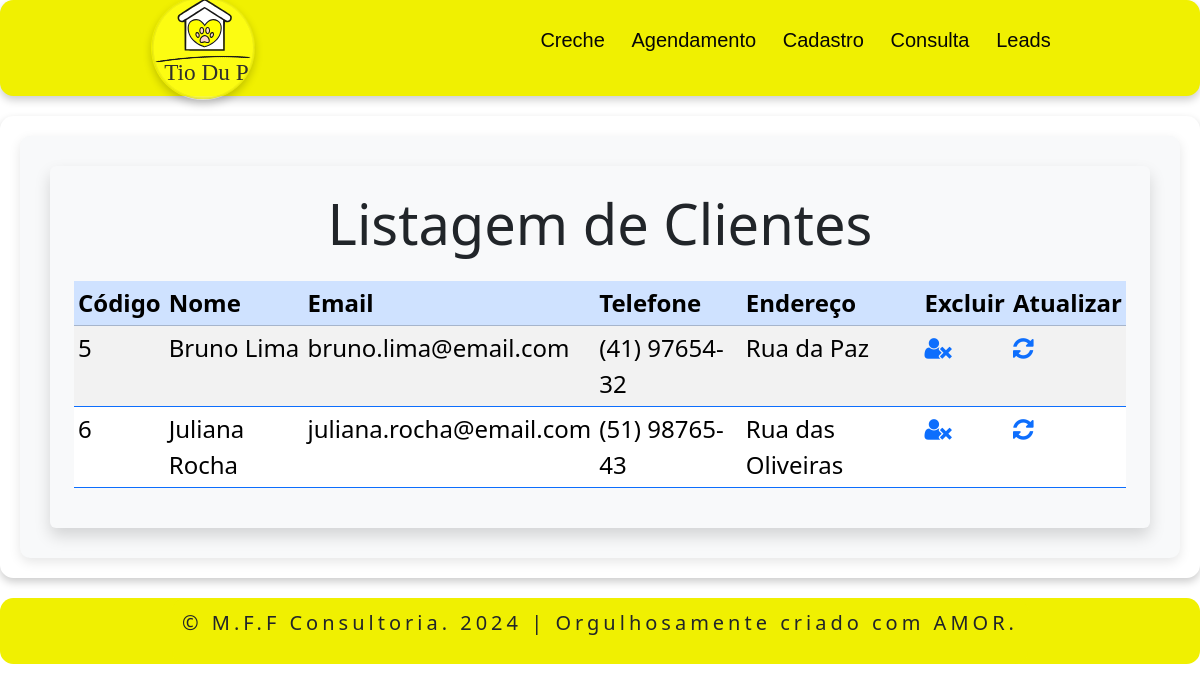
The page /office/listar_cliente.php on the database its author committed.
### tables this page shows
CREATE TABLE `cliente` (
  `id` int(10) NOT NULL,
  `nome` varchar(100) NOT NULL,
  `cpf` varchar(14) NOT NULL,
  `telefone` varchar(13) NOT NULL,
  `email` varchar(100) NOT NULL,
  `endereco` varchar(100) DEFAULT NULL,
  `numero` varchar(10) DEFAULT NULL,
  `complemento` varchar(20) DEFAULT NULL,
  `bairro` varchar(50) NOT NULL,
  `cep` varchar(10) NOT NULL,
  `cidade` varchar(50) NOT NULL,
  `estado` varchar(2) NOT NULL
);

### office/listar_cliente.php (the view, shortened to what this page needs)
<?php
include 'header.php';
?>
<!DOCTYPE html>
<html lang="pt-br">
<head>
    <link href="https://cdn.jsdelivr.net/npm/bootstrap@5.3.3/dist/css/bootstrap.min.css" rel="stylesheet">
	<link rel="stylesheet" href="https://cdnjs.cloudflare.com/ajax/libs/font-awesome/4.7.0/css/font-awesome.min.css">
	<link rel="stylesheet" href="officestyle.css">
</head>
<body>
<?php
$servername = "localhost";
$username = "root";
$password = "";
$dbname = "db_tiodupetservice";
$conexao = new mysqli($servername, $username, $password, $dbname);
echo '
<section>
    <div class="container-centered">
        <div class="form-container">
        <div class="bg-light p-4 rounded shadow">
            <h1 class="text-center mb-4 display-4">Listagem de Clientes</h1>
            <table class="table table-sm table-striped table-hover border-primary">
                <thead class="table-primary">
                    <tr>
                        <th>Código</th>
                        <th>Nome</th>
                        <th>Email</th>
                        <th>Telefone</th>
                        <th>Endereço</th>
                        <th scope="col">Excluir</th>
                        <th scope="col">Atualizar</th>
                    </tr>
                </thead>
                <tbody>';
$sql = "SELECT * FROM cliente";
$resultado = $conexao->query($sql);
if ($resultado != null) {
    foreach ($resultado as $linha) {
        echo '<tr>';
        echo '<td>' . $linha['id'] . '</td>';
        echo '<td>' . $linha['nome'] . '</td>';
        echo '<td>' . $linha['email'] . '</td>';
        echo '<td>' . $linha['telefone'] . '</td>';
        echo '<td>' . $linha['endereco'] . '</td>';
        echo '<td>
                <a href="excluir_cliente.php?id=' . $linha['id'] . '&nome=' . $linha['nome'] . '">
                    <i class="fa fa-user-times"></i>
                </a>
              </td>';
        echo '<td>
                <a href="atualizar_cliente.php?id=' . $linha['id'] . '&nome=' . $linha['nome'] . '&email=' . $linha['email'] . '&telefone=' . $linha['telefone'] . '&endereco=' . $linha['endereco'] . '">
                    <i class="fa fa-refresh"></i>
                </a>
              </td>';
        echo '</tr>';
    }
}
echo '          </tbody>
            </table>
        </div>
    </div>
</section>';
?>
</body>
<?php
include 'footer.php';
?>
</html>

### office/officestyle.css (style rules this page uses)
.container-centered { display: flex; justify-content: center; align-items: center; padding: 20px; margin: 20px auto; background-color: #fff; box-shadow: 0 4px 8px rgba(0, 0, 0, 0.2); border-radius: 10pt; font-size:x-large; }
.form-container { width: 100%; background-color: #f8f9fa; padding: 30px; border-radius: 10px; box-shadow: 0px 4px 12px rgba(0, 0, 0, 0.1); }

### office/header.php (style rules this page uses)
* { margin: 10; padding: 10; }

### rows shown on the page
cliente: id "5", nome "Bruno Lima", email "bruno.lima@email.com", telefone "(41) 97654-32", endereco "Rua da Paz"
cliente: id "6", nome "Juliana Rocha", email "juliana.rocha@email.com", telefone "(51) 98765-43", endereco "Rua das Oliveiras"
